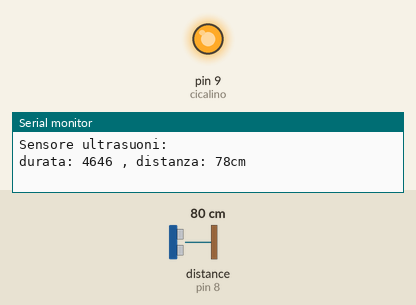
Simulated run of this sketch. Board: Arduino Uno, built with avr-gcc and run on an emulated ATmega328P. On the bench: output pins drawn as LEDs (lit = HIGH), the last lines printed to the serial monitor. Wiring (inferred from the names in the program): ultrasonic range finder: trigger pin 7; echo pin 8. Dashed ring = blinking. Inputs (shaded band) come from the test bench; at power-on: distance to the obstacle (sensor on pin 8) 80 cm. The echo pulse lasts 58.3 µs per cm; pins used as bus, display or sensor lines are not drawn.

Above: at 0.8 s.
2.4 s: distance to the obstacle (sensor on pin 8) set to 9 cm
At 3.18 s:
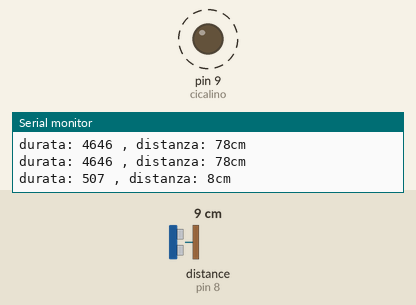
7.6 s: distance to the obstacle (sensor on pin 8) set to 250 cm
At 8.8 s:
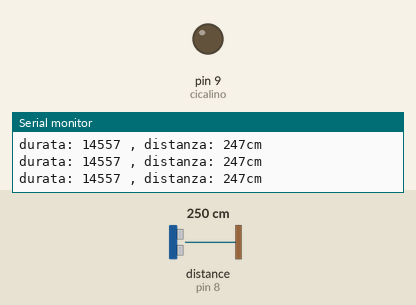
12.8 s: distance to the obstacle (sensor on pin 8) set to 209 cm
18.0 s: distance to the obstacle (sensor on pin 8) set to 201 cm
At 20.5 s:
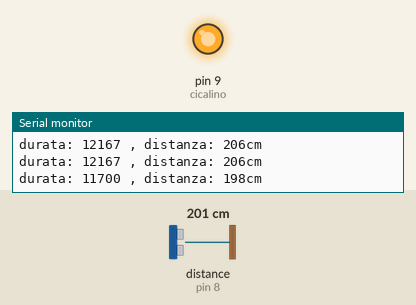
Timing chart, 0 to 24.2 s (numbered marks = the images above; inputs shaded):
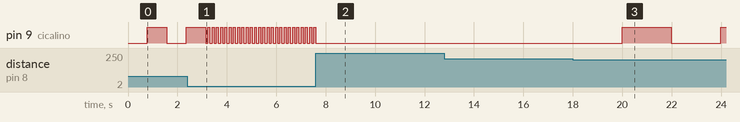

The sketch:

main.ino
```cpp
int triggerPort = 7;
int echoPort = 8;
int cicalino = 9;
unsigned long time;
unsigned long lampeggio_time;
unsigned long pausa_time;
void setup() {
pinMode( triggerPort, OUTPUT );
pinMode( echoPort, INPUT );
pinMode( cicalino, OUTPUT );
Serial.begin( 9600 );
Serial.println( "Sensore ultrasuoni: ");
}
void loop() {
digitalWrite( triggerPort, LOW );
digitalWrite( triggerPort, HIGH );
delayMicroseconds( 10 );
digitalWrite( triggerPort, LOW );
long duration = pulseIn( echoPort, HIGH );
long r = 0.034 * duration / 2;
Serial.print( "durata: " );
Serial.print( duration );
Serial.print( " , " );
Serial.print( "distanza: " );
if( duration > 38000 ) Serial.println( "fuori portata");
else { Serial.print( r ); Serial.println( "cm" );}
if( r > 3 && r <= 200){
delay(r*10);
digitalWrite(cicalino, HIGH);
delay(r*10); }
if( r <= 3){
digitalWrite(cicalino, HIGH);
delay(1000);}
digitalWrite(cicalino, LOW);
delay(10);
}
```

Measured:
- the behaviour switches between 204 and 203 cm on distance to the obstacle (sensor on pin 8) (found by bisection; images 2 and 3)
- after the input at 2.4 s, pin 9 (cicalino): alternates HIGH for 0.08 s and LOW for 0.09 s, starting after 0.83 s
- after the input at 7.6 s, pin 9 (cicalino): goes on until 7.6 s, then stays LOW
- after the input at 18.0 s, pin 9 (cicalino): LOW → HIGH after 2.0 s, → LOW 2.0 s later, → HIGH 2.0 s later
